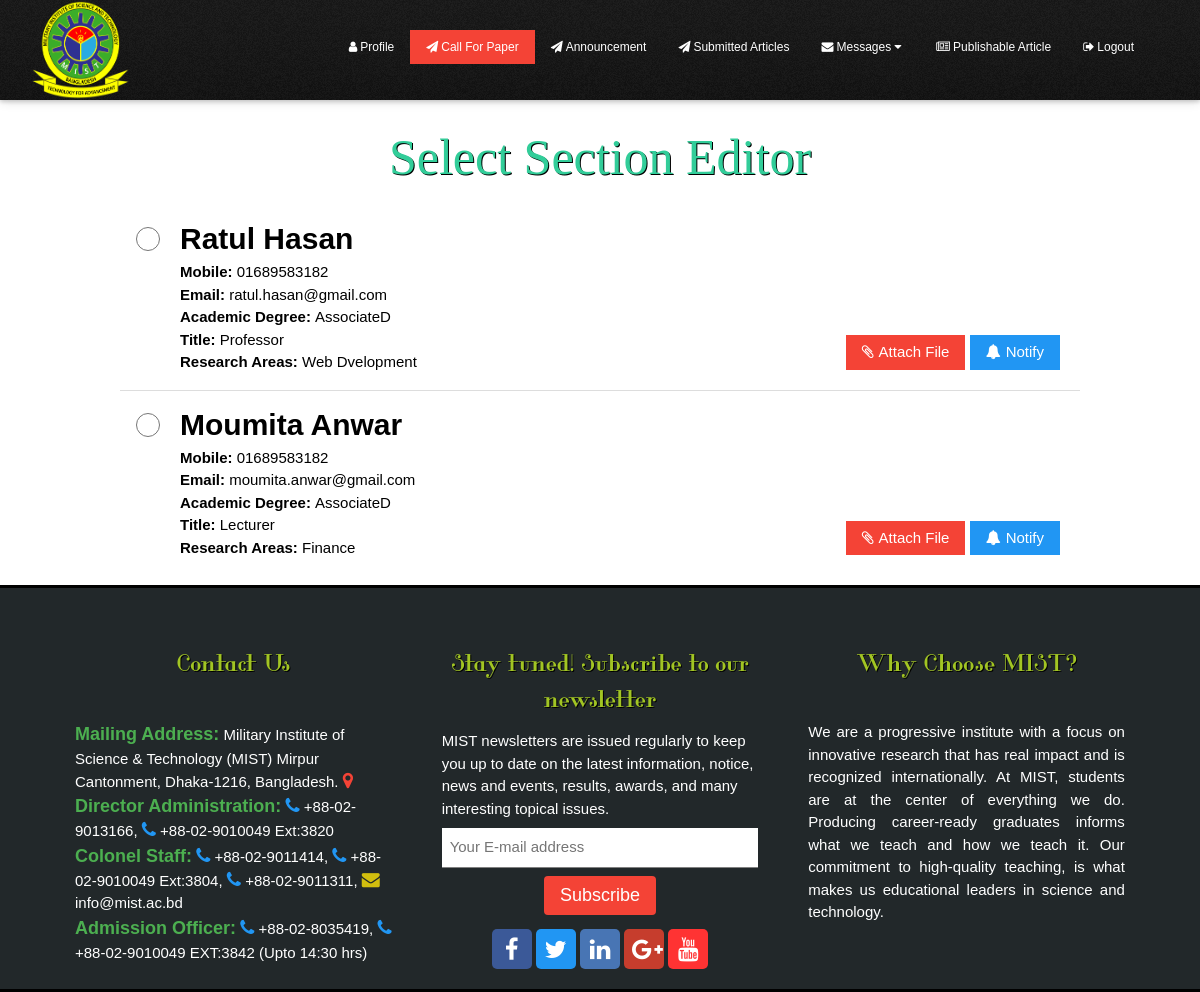
Page /editorSelectSectionEditor.php on the committed database.
### tables this page shows
CREATE TABLE `section_editor` (
  `id` int(11) NOT NULL,
  `seFn` varchar(250) DEFAULT NULL,
  `seLn` varchar(250) DEFAULT NULL,
  `sePassword` varchar(250) DEFAULT NULL,
  `seCity` varchar(250) DEFAULT NULL,
  `seState` varchar(250) DEFAULT NULL,
  `seCountry` varchar(250) DEFAULT NULL,
  `seInstitute` varchar(250) DEFAULT NULL,
  `seAd` varchar(250) DEFAULT NULL,
  `seTitle` varchar(250) DEFAULT NULL,
  `seEmail` varchar(250) DEFAULT NULL,
  `seTel` varchar(250) DEFAULT NULL,
  `seFax` varchar(250) DEFAULT NULL,
  `seResearch` text,
  `seWebsite` text
);

### editorSelectSectionEditor.php (the view, shortened to what this page needs)
<?php include_once("dbConnector.php"); ?>
<?php
	$selectSectionEditor = "SELECT id,seFn,seLn,seTel,seEmail,seAd,seTitle,seResearch FROM section_editor";
	$resultSectionEditor = mysqli_query($connection,$selectSectionEditor);
?>
<!doctype html>
<html>
<head>
<link rel="stylesheet" href="css/w3.css">
<link rel="stylesheet" href="http://cdnjs.cloudflare.com/ajax/libs/font-awesome/4.6.3/css/font-awesome.min.css">
<link rel="stylesheet" type="text/css" href="css/home.css">
<link rel="stylesheet" type="text/css" href="css/scrollBar.css">
</head>
<body>
	<?php include_once("editorNavigationBar.php"); ?>
    	<div class="editor-select-section-editor-container">
            <h1>Select Section Editor</h1>
            <form class="editor-select-section-editor-form">
                  <ul class="w3-ul">
                  <?php while($rowSectionEditor = mysqli_fetch_assoc($resultSectionEditor)) { ?>
                    <li class="w3-padding-16">
                      <input style="margin-right:20px;float:left;" class="w3-radio selectSe" type="radio" name="sectionEditorRadioButton" value="<?php echo $rowSectionEditor["id"]; ?>">
                      <label class="w3-validate" style="width:500px;float:left; display:block;margin-top:-5px;">
                          <strong style="font-size:30px;">
						  <?php echo $rowSectionEditor["seFn"] . " " . $rowSectionEditor["seLn"]; ?></strong>
                          <span style="display:block;"><strong>Mobile: </strong><?php echo $rowSectionEditor["seTel"]; ?>
                          </span>
                          <span style="display:block;"><strong>Email: </strong><?php echo $rowSectionEditor["seEmail"]; ?>
                          </span>
                          <span style="display:block;"><strong>Academic Degree: </strong>
						  <?php echo $rowSectionEditor["seAd"]; ?></span>
                          <span style="display:block;"><strong>Title: </strong>
						  <?php echo $rowSectionEditor["seTitle"]; ?></span>
                          <span style="display:block;"><strong>Research Areas: </strong>
						  <?php echo $rowSectionEditor["seResearch"]; ?></span>
                      </label>
                      <p class="attach-notify-btn-container">
                          <button type="button" class="w3-red w3-btn" onClick="document.getElementById('attachFileId').style.display='block';">
                          <i style="margin-right:5px;" class="fa fa-paperclip" aria-hidden="true"></i>Attach File</button>
                          <button type="button" class="w3-blue w3-btn" onClick="document.getElementById('notifyMessageId').style.display='block'">
                          <i style="margin-right:5px;"  class="fa fa-bell" aria-hidden="true"></i>Notify</button>
                      </p>
                    </li>
                    <?php } ?>
                  </ul>
            </form>
        </div>
    <?php include_once("footer.php"); ?>
</body>
</html>

### css/w3.css (style rules this page uses)
html { -ms-text-size-adjust:100%;-webkit-text-size-adjust:100% }
body { margin:0 }
button,input,select,textarea { font:inherit;margin:0 }
button { overflow:visible }
button,select { text-transform:none }
button,html input[type=button],input[type=reset],input[type=submit] { -webkit-appearance:button;cursor:pointer }
input[type=checkbox],input[type=radio] { padding:0 }
html,body { font-family:Verdana,sans-serif;font-size:15px;line-height:1.5 }
html { overflow-x:hidden }
h1,h2,h3,h4,h5,h6,.w3-slim,.w3-wide { font-family:"Segoe UI",Arial,sans-serif }
h1 { font-size:36px }
h1,h2,h3,h4,h5,h6 { font-weight:400;margin:10px 0 }
.w3-btn,.w3-btn-block { border:none;display:inline-block;outline:0;padding:6px 16px;vertical-align:middle;overflow:hidden;text-decoration:none!important;color:#fff;background-color:#000;text-align:center;cursor:pointer;white-space:nowrap }
.w3-btn,.w3-btn-floating,.w3-btn-floating-large,.w3-closenav,.w3-opennav { -webkit-touch-callout:none;-webkit-user-select:none;-khtml-user-select:none;-moz-user-select:none;-ms-user-select:none;user-select:none }
ul.w3-ul { list-style-type:none;padding:0;margin:0 }
ul.w3-ul li { padding:6px 2px 6px 16px;border-bottom:1px solid #ddd }
ul.w3-ul li:last-child { border-bottom:none }
.w3-btn,.w3-btn-floating,.w3-dropnav a,.w3-btn-floating-large,.w3-btn-block,.w3-hover-shadow,.w3-hover-opacity, .w3-navbar a,.w3-sidenav a,.w3-pagination li a,.w3-hoverable tbody tr,.w3-hoverable li,.w3-accordion-content a,.w3-dropdown-content a,.w3-dropdown-click:hover,.w3-dropdown-hover:hover,.w3-opennav,.w3-closenav,.w3-closebtn, .w3-hover-amber,.w3-hover-aqua,.w3-hover-blue,.w3-hover-light-blue,.w3-hover-brown,.w3-hover-cyan,.w3-hover-blue-grey,.w3-hover-green,.w3-hover-light-green,.w3-hover-indigo,.w3-hover-khaki,.w3-hover-lime,.w3-hover-orange,.w3-hover-deep-orange,.w3-hover-pink, .w3-hover-purple,.w3-hover-deep-purple,.w3-hover-red,.w3-hover-sand,.w3-hover-teal,.w3-hover-yellow,.w3-hover-white,.w3-hover-black,.w3-hover-grey,.w3-hover-light-grey,.w3-hover-dark-grey,.w3-hover-text-amber,.w3-hover-text-aqua,.w3-hover-text-blue,.w3-hover-text-light-blue, .w3-hover-text-brown,.w3-hover-text-cyan,.w3-hover-text-blue-grey,.w3-hover-text-green,.w3-hover-text-light-green,.w3-hover-text-indigo,.w3-hover-text-khaki,.w3-hover-text-lime,.w3-hover-text-orange,.w3-hover-text-deep-orange,.w3-hover-text-pink,.w3-hover-text-purple, .w3-hover-text-deep-purple,.w3-hover-text-red,.w3-hover-text-sand,.w3-hover-text-teal,.w3-hover-text-yellow,.w3-hover-text-white,.w3-hover-text-black,.w3-hover-text-grey,.w3-hover-text-light-grey,.w3-hover-text-dark-grey { -webkit-transition:background-color .3s,color .15s,box-shadow .3s,opacity 0.3s;transition:background-color .3s,color .15s,box-shadow .3s,opacity 0.3s }
input[type=checkbox].w3-check,input[type=radio].w3-radio { width:24px;height:24px;position:relative;top:6px }
.w3-padding-16,.w3-padding-hor-16 { padding-top:16px!important;padding-bottom:16px!important }
.w3-blue,.w3-hover-blue:hover { color:#fff!important;background-color:#2196F3!important }
.w3-red,.w3-hover-red:hover { color:#fff!important;background-color:#f44336!important }

### css/home.css (style rules this page uses)
h1, h2, h3 { font-family: Tahoma, Arial, sans-serif; color: #fff; text-shadow: 1px 1px 0px #000000; filter: dropshadow(color=#000000, offx=1, offy=1); }

### editorSelectSectionEditor.php (style rules this page uses)
* { margin:0px; padding:0px; box-sizing:border-box; }
.editor-select-section-editor-container { position:relative; top:110px; min-height:400px; width:80%; margin:0px auto 10px auto; }
.editor-select-section-editor-container h1 { text-align:center; font-family:lobster; font-size:50px; color:#32CD99; }
.editor-select-section-editor-form li { position:relative; }
p.attach-notify-btn-container { position:absolute; bottom:20px; right:20px; }

### rows in the picture
section_editor: seFn "Ratul", seLn "Hasan", seTel "01689583182", seEmail "ratul.hasan@gmail.com", seAd "AssociateD", seTitle "Professor", seResearch "Web Dvelopment"
section_editor: seFn "Moumita", seLn "Anwar", seTel "01689583182", seEmail "moumita.anwar@gmail.com", seAd "AssociateD", seTitle "Lecturer", seResearch "Finance"
